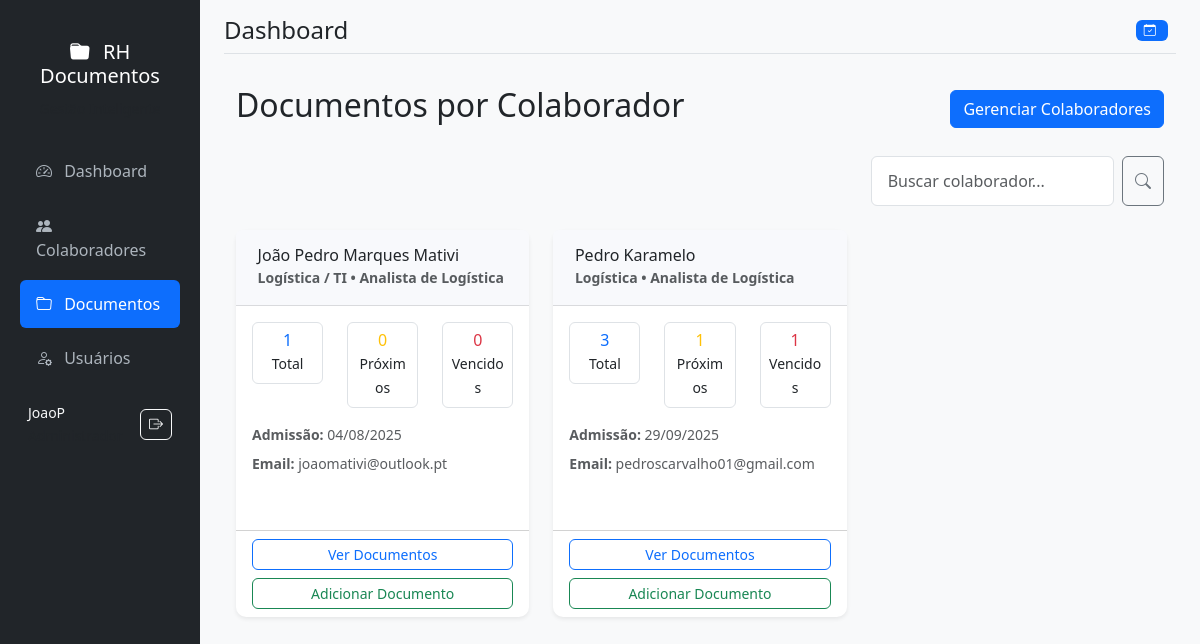
The page /documentos (signed in) on the database its author committed.
### models.py (models this page shows, shortened)
class User(UserMixin, db.Model):
    id = db.Column(db.Integer, primary_key=True)
    username = db.Column(db.String(80), unique=True, nullable=False)
    email = db.Column(db.String(120), unique=True, nullable=False)
    password_hash = db.Column(db.String(120), nullable=False)
    role = db.Column(db.String(20), nullable=False, default='visitante')
    created_at = db.Column(db.DateTime, default=datetime.utcnow)
    def has_permission(self, permission):
        roles_permissions = {
            'visitante': ['download'],
            'operador': ['download', 'add_documento', 'add_colaborador', 'renovar_documento'],
            'gestor': ['download', 'add_documento', 'add_colaborador', 'renovar_documento', 'edit_documento', 'delete_documento'],
            'administrador': ['download', 'add_documento', 'add_colaborador', 'renovar_documento', 'edit_documento', 'delete_documento', 'add_usuario']
        }
        return permission in roles_permissions.get(self.role, [])

class Colaborador(db.Model):
    id = db.Column(db.Integer, primary_key=True)
    nome = db.Column(db.String(100), nullable=False)
    email = db.Column(db.String(120))
    departamento = db.Column(db.String(50))
    cargo = db.Column(db.String(50))
    data_admissao = db.Column(db.Date)
    created_at = db.Column(db.DateTime, default=datetime.utcnow)
    documentos = db.relationship('Documento', backref='colaborador', lazy=True, cascade='all, delete-orphan')

### app.py (the view)
@app.route('/documentos')
@login_required
def documentos():
    search_query = request.args.get('search', '').strip()
    query = Colaborador.query
    if search_query:
        search_term = f'%{search_query}%'
        query = query.filter(Colaborador.nome.ilike(search_term))
    colaboradores = query.all()
    for colaborador in colaboradores:
        colaborador.total_documentos = len(colaborador.documentos)
        colaborador.documentos_vencidos = len([d for d in colaborador.documentos if d.status_vencimento() == 'vencido'])
        colaborador.documentos_proximos = len([d for d in colaborador.documentos if d.status_vencimento() == 'proximo_vencer'])
    return render_template('documentos.html', colaboradores=colaboradores, search_query=search_query)

### app.py (called while the page is built)
@login_manager.user_loader
def load_user(user_id):
    return User.query.get(int(user_id))

@app.teardown_appcontext
def shutdown_session(exception=None):
    db.session.remove()

### models.py (called while the page is built)
    def status_vencimento(self):
        if self.tipo_validade == 'indeterminado':
            return 'válido'
        hoje = datetime.now().date()
        if self.data_validade < hoje:
            return 'vencido'
        elif (self.data_validade - hoje).days <= 30:
            return 'proximo_vencer'
        else:
            return 'válido'

### templates/documentos.html (shortened to what this page needs)
{% extends "base.html" %}
{% block content %}
<div class="d-flex justify-content-between align-items-center mb-4">
    <h2>Documentos por Colaborador</h2>
    {% if current_user.has_permission('add_colaborador') %}
    <a href="{{ url_for('colaboradores') }}" class="btn btn-primary">Gerenciar Colaboradores</a>
    {% endif %}
</div>
<div class="row mb-4">
    <div class="col-md-6 col-lg-4 ms-auto">
        <form method="GET" class="d-flex">
            <input type="search" name="search" class="form-control me-2" placeholder="Buscar colaborador..." value="{{ search_query }}">
            <button class="btn btn-outline-secondary" type="submit" title="Pesquisar Colaborador">
                <i class="bi bi-search"></i>
            </button>
        </form>
    </div>
</div>
{% if colaboradores %}
<div class="row">
    {% for colab in colaboradores %}
    <div class="col-md-6 col-lg-4 mb-4">
        <div class="card h-100 colaborador-card">
            <div class="card-header">
                <h6 class="mb-0">{{ colab.nome }}</h6>
                <small class="text-muted">{{ colab.departamento }} • {{ colab.cargo }}</small>
            </div>
            <div class="card-body">
                <div class="row text-center mb-3">
                    <div class="col-4">
                        <div class="border rounded p-2">
                            <h6 class="mb-0 text-primary">{{ colab.total_documentos }}</h6>
                            <small>Total</small>
                        </div>
                    </div>
                    <div class="col-4">
                        <div class="border rounded p-2">
                            <h6 class="mb-0 text-warning">{{ colab.documentos_proximos }}</h6>
                            <small>Próximos</small>
                        </div>
                    </div>
                    <div class="col-4">
                        <div class="border rounded p-2">
                            <h6 class="mb-0 text-danger">{{ colab.documentos_vencidos }}</h6>
                            <small>Vencidos</small>
                        </div>
                    </div>
                </div>
                {% if colab.data_admissao %}
                <p class="small text-muted mb-2">
                    <strong>Admissão:</strong> {{ colab.data_admissao.strftime('%d/%m/%Y') }}
                </p>
                {% endif %}
                {% if colab.email %}
                <p class="small text-muted mb-3">
                    <strong>Email:</strong> {{ colab.email }}
                </p>
                {% endif %}
            </div>
            <div class="card-footer bg-transparent">
                <div class="d-grid gap-2">
                    <a href="{{ url_for('documentos_colaborador', colaborador_id=colab.id) }}"
                       class="btn btn-outline-primary btn-sm">
                       Ver Documentos
                    </a>
                    {% if current_user.has_permission('add_documento') %}
                    <a href="{{ url_for('novo_documento', colaborador_id=colab.id) }}"
                       class="btn btn-outline-success btn-sm">
                       Adicionar Documento
                    </a>
                    {% endif %}
                </div>
            </div>
        </div>
    </div>
    {% endfor %}
</div>
{% endif %}
{% endblock %}

### templates/base.html (shortened to what this page needs)
<!DOCTYPE html>
<html lang="pt-br" data-bs-theme="light">
<head>
    <link href="https://cdn.jsdelivr.net/npm/bootstrap@5.3.2/dist/css/bootstrap.min.css" rel="stylesheet">
    <link href="https://cdn.jsdelivr.net/npm/bootstrap-icons@1.11.1/font/bootstrap-icons.css" rel="stylesheet">
    <link href="{{ url_for('static', filename='style.css') }}" rel="stylesheet">
</head>
<body>
    <div class="container-fluid">
        <div class="row">
            <nav id="sidebar" class="col-md-3 col-lg-2 d-md-block bg-dark sidebar collapse">
                <div class="position-sticky pt-3">
                    <div class="sidebar-header text-center py-4">
                        <h5 class="text-white">
                            <i class="bi bi-folder-fill me-2"></i>
                            RH Documentos
                        </h5>
                        <small class="text-muted">Gestão Inteligente</small>
                    </div>
                    <ul class="nav flex-column">
                        <li class="nav-item">
                            <a class="nav-link {% if request.endpoint == 'dashboard' %}active{% endif %}"
                               href="{{ url_for('dashboard') }}">
                                <i class="bi bi-speedometer2 me-2"></i>
                                Dashboard
                            </a>
                        </li>
                        {% if current_user.has_permission('add_colaborador') %}
                        <li class="nav-item">
                            <a class="nav-link {% if request.endpoint == 'colaboradores' or request.endpoint == 'novo_colaborador' or request.endpoint == 'editar_colaborador' %}active{% endif %}"
                               href="{{ url_for('colaboradores') }}">
                                <i class="bi bi-people-fill me-2"></i>
                                Colaboradores
                            </a>
                        </li>
                        {% endif %}
                        {% if current_user.has_permission('download') %}
                        <li class="nav-item">
                            <a class="nav-link {% if request.endpoint == 'documentos' or request.endpoint == 'documentos_colaborador' or request.endpoint == 'novo_documento' %}active{% endif %}"
                               href="{{ url_for('documentos') }}">
                                <i class="bi bi-folder me-2"></i>
                                Documentos
                            </a>
                        </li>
                        {% endif %}
                        {% if current_user.role == 'administrador' %}
                        <li class="nav-item">
                            <a class="nav-link {% if request.endpoint == 'usuarios' or request.endpoint == 'novo_usuario' %}active{% endif %}"
                               href="{{ url_for('usuarios') }}">
                                <i class="bi bi-person-gear me-2"></i>
                                Usuários
                            </a>
                        </li>
                        {% endif %}
                    </ul>
                    <div class="sidebar-footer mt-auto p-3">
                        <div class="d-flex align-items-center text-light">
                            <div class="flex-grow-1">
                                <small class="d-block">{{ current_user.username }}</small>
                                <small class="text-muted text-capitalize">{{ current_user.role }}</small>
                            </div>
                            <a href="{{ url_for('logout') }}" class="btn btn-outline-light btn-sm"
                               title="Sair">
                                <i class="bi bi-box-arrow-right"></i>
                            </a>
                        </div>
                    </div>
                </div>
            </nav>
            <main class="col-md-9 ms-sm-auto col-lg-10 px-md-4 main-content">
                <div class="d-flex justify-content-between flex-wrap flex-md-nowrap align-items-center pt-3 pb-2 mb-3 border-bottom">
                    <div class="d-flex align-items-center">
                        <h1 class="h4 mb-0">{% block page_title %}Dashboard{% endblock %}</h1>
                    </div>
                    <div class="btn-toolbar">
                        <div class="btn-group me-2">
                            <span class="badge bg-primary">
                                <i class="bi bi-calendar-check me-1"></i>
                            </span>
                        </div>
                    </div>
                </div>
                <div class="container-fluid py-3">
                    {% block content %}{% endblock %}
                </div>
            </main>
        </div>
    </div>
</body>
</html>

### static/style.css (style rules this page uses)
body { background-color: #f8f9fa; font-family: 'Segoe UI', Tahoma, Geneva, Verdana, sans-serif; }
.card { border: none; box-shadow: 0 0.125rem 0.25rem rgba(0, 0, 0, 0.075); margin-bottom: 1.5rem; border-radius: 10px; }
.card-header { border-bottom: 1px solid #e3e6f0; background-color: #f8f9fc; font-weight: 600; padding: 1rem 1.35rem; }
.badge { font-size: 0.75em; padding: 0.35em 0.65em; }
.btn { border-radius: 0.35rem; font-weight: 500; }
.btn-sm { padding: 0.25rem 0.5rem; font-size: 0.875rem; }
.form-control, .form-select { border-radius: 0.35rem; border: 1px solid #d1d3e2; padding: 0.75rem 1rem; }
.colaborador-card { transition: transform 0.2s ease-in-out, box-shadow 0.2s ease-in-out; }
.sidebar { min-height: 100vh; box-shadow: 0 0 10px rgba(0, 0, 0, 0.1); transition: all 0.3s; }
.sidebar .nav-link { color: #adb5bd; padding: 0.75rem 1rem; margin: 0.2rem 0.5rem; border-radius: 0.375rem; transition: all 0.3s; }
.sidebar .nav-link.active { color: #fff; background-color: #0d6efd; }
.sidebar .nav-link i { width: 20px; text-align: center; }
.main-content { background-color: #f8f9fa; min-height: 100vh; }
.card { border: none; box-shadow: 0 0.125rem 0.25rem rgba(0, 0, 0, 0.075); transition: box-shadow 0.3s ease; }
.card-header { border-bottom: 1px solid rgba(0, 0, 0, 0.125); font-weight: 600; }
.btn { border-radius: 0.375rem; font-weight: 500; transition: all 0.3s ease; }
.badge { font-weight: 500; letter-spacing: 0.5px; }
.form-control, .form-select { border-radius: 0.375rem; border: 1px solid #dee2e6; transition: all 0.3s ease; }

### rows shown on the page
User: username "JoaoP"
Colaborador: nome "João Pedro Marques Mativi", departamento "Logística / TI", cargo "Analista de Logística", total_documentos "1", documentos_proximos "0", documentos_vencidos "0", data_admissao "04/08/2025", email "joaomativi@outlook.pt"
Colaborador: nome "Pedro Karamelo", departamento "Logística", cargo "Analista de Logística", total_documentos "3", documentos_proximos "1", documentos_vencidos "1", data_admissao "29/09/2025", email "pedroscarvalho01@gmail.com"
